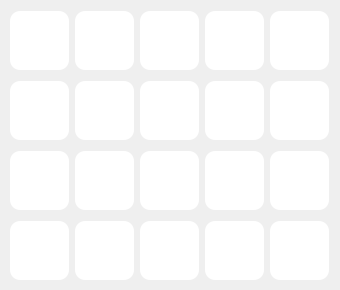
    <widget class="QWidget" name="SiJuki_2">
     <attribute name="icon">
      <iconset>
       <normaloff>:/SiJuki/Sticker/SiJuki/1269372339749673.png</normaloff>:/SiJuki/Sticker/SiJuki/1269372339749673.png</iconset>
     </attribute>
     <attribute name="title">
      <string/>
     </attribute>
     <widget class="QWidget" name="horizontalLayoutWidget_96">
      <property name="geometry">
       <rect>
        <x>10</x>
        <y>220</y>
        <width>321</width>
        <height>61</height>
       </rect>
      </property>
      <layout class="QHBoxLayout" name="horizontalLayout_98">
       <item>
        <widget class="QPushButton" name="pushButton_331">
         <property name="minimumSize">
          <size>
           <width>59</width>
           <height>59</height>
          </size>
         </property>
         <property name="maximumSize">
          <size>
           <width>59</width>
           <height>59</height>
          </size>
         </property>
         <property name="styleSheet">
          <string notr="true">QPushButton{
	background-color:rgb(255,255,255);
	border-radius:10px;
	border-image: url(:/SiJuki/Sticker/SiJuki/1269372199749687.png);
}
QPushButton::hover{
	background-color:rgb(229, 229, 229);
}</string>
         </property>
         <property name="text">
          <string/>
         </property>
        </widget>
       </item>
       <item>
        <widget class="QPushButton" name="pushButton_332">
         <property name="minimumSize">
          <size>
           <width>59</width>
           <height>59</height>
          </size>
         </property>
         <property name="maximumSize">
          <size>
           <width>59</width>
           <height>59</height>
          </size>
         </property>
         <property name="styleSheet">
          <string notr="true">QPushButton{
	background-color:rgb(255,255,255);
	border-radius:10px;
	border-image: url(:/SiJuki/Sticker/SiJuki/1269372169749690.png);
}
QPushButton::hover{
	background-color:rgb(229, 229, 229);
}</string>
         </property>
         <property name="text">
          <string/>
         </property>
        </widget>
       </item>
       <item>
        <widget class="QPushButton" name="pushButton_333">
         <property name="minimumSize">
          <size>
           <width>59</width>
           <height>59</height>
          </size>
         </property>
         <property name="maximumSize">
          <size>
           <width>59</width>
           <height>59</height>
          </size>
         </property>
         <property name="styleSheet">
          <string notr="true">QPushButton{
	background-color:rgb(255,255,255);
	border-radius:10px;
	border-image: url(:/SiJuki/Sticker/SiJuki/1269372186416355.png);
}
QPushButton::hover{
	background-color:rgb(229, 229, 229);
}</string>
         </property>
         <property name="text">
          <string/>
         </property>
        </widget>
       </item>
       <item>
        <widget class="QPushButton" name="pushButton_334">
         <property name="minimumSize">
          <size>
           <width>59</width>
           <height>59</height>
          </size>
         </property>
         <property name="maximumSize">
          <size>
           <width>59</width>
           <height>59</height>
          </size>
         </property>
         <property name="styleSheet">
          <string notr="true">QPushButton{
	background-color:rgb(255,255,255);
	border-radius:10px;
	border-image: url(:/SiJuki/Sticker/SiJuki/1269372296416344.png);
}
QPushButton::hover{
	background-color:rgb(229, 229, 229);
}</string>
         </property>
         <property name="text">
          <string/>
         </property>
        </widget>
       </item>
       <item>
        <widget class="QPushButton" name="pushButton_335">
         <property name="minimumSize">
          <size>
           <width>59</width>
           <height>59</height>
          </size>
         </property>
         <property name="maximumSize">
          <size>
           <width>59</width>
           <height>59</height>
          </size>
         </property>
         <property name="styleSheet">
          <string notr="true">QPushButton{
	background-color:rgb(255,255,255);
	border-radius:10px;
	border-image: url(:/SiJuki/Sticker/SiJuki/1269372339749673.png);
}
QPushButton::hover{
	background-color:rgb(229, 229, 229);
}</string>
         </property>
         <property name="text">
          <string/>
         </property>
        </widget>
       </item>
      </layout>
     </widget>
     <widget class="QWidget" name="horizontalLayoutWidget_97">
      <property name="geometry">
       <rect>
        <x>10</x>
        <y>80</y>
        <width>321</width>
        <height>61</height>
       </rect>
      </property>
      <layout class="QHBoxLayout" name="horizontalLayout_99">
       <item>
        <widget class="QPushButton" name="pushButton_336">
         <property name="minimumSize">
          <size>
           <width>59</width>
           <height>59</height>
          </size>
         </property>
         <property name="maximumSize">
          <size>
           <width>59</width>
           <height>59</height>
          </size>
         </property>
         <property name="styleSheet">
          <string notr="true">QPushButton{
	background-color:rgb(255,255,255);
	border-radius:10px;
	border-image: url(:/SiJuki/Sticker/SiJuki/1269372283083012.png);
}
QPushButton::hover{
	background-color:rgb(229, 229, 229);
}</string>
         </property>
         <property name="text">
          <string/>
         </property>
        </widget>
       </item>
       <item>
        <widget class="QPushButton" name="pushButton_337">
         <property name="minimumSize">
          <size>
           <width>59</width>
           <height>59</height>
          </size>
         </property>
         <property name="maximumSize">
          <size>
           <width>59</width>
           <height>59</height>
          </size>
         </property>
         <property name="styleSheet">
          <string notr="true">QPushButton{
	background-color:rgb(255,255,255);
	border-radius:10px;
	border-image: url(:/SiJuki/Sticker/SiJuki/1269372313083009.png);
}
QPushButton::hover{
	background-color:rgb(229, 229, 229);
}</string>
         </property>
         <property name="text">
          <string/>
         </property>
        </widget>
       </item>
       <item>
        <widget class="QPushButton" name="pushButton_338">
         <property name="minimumSize">
          <size>
           <width>59</width>
           <height>59</height>
          </size>
         </property>
         <property name="maximumSize">
          <size>
           <width>59</width>
           <height>59</height>
          </size>
         </property>
         <property name="styleSheet">
          <string notr="true">QPushButton{
	background-color:rgb(255,255,255);
	border-radius:10px;
	border-image: url(:/SiJuki/Sticker/SiJuki/1269372366416337.png);
}
QPushButton::hover{
	background-color:rgb(229, 229, 229);
}</string>
         </property>
         <property name="text">
          <string/>
         </property>
        </widget>
       </item>
       <item>
        <widget class="QPushButton" name="pushButton_339">
         <property name="minimumSize">
          <size>
           <width>59</width>
           <height>59</height>
          </size>
         </property>
         <property name="maximumSize">
          <size>
           <width>59</width>
           <height>59</height>
          </size>
         </property>
         <property name="styleSheet">
          <string notr="true">QPushButton{
	background-color:rgb(255,255,255);
	border-radius:10px;
	border-image: url(:/SiJuki/Sticker/SiJuki/1269372353083005.png);
}
QPushButton::hover{
	background-color:rgb(229, 229, 229);
}</string>
         </property>
         <property name="text">
          <string/>
         </property>
        </widget>
       </item>
       <item>
        <widget class="QPushButton" name="pushButton_340">
         <property name="minimumSize">
          <size>
           <width>59</width>
           <height>59</height>
          </size>
         </property>
         <property name="maximumSize">
          <size>
           <width>59</width>
           <height>59</height>
          </size>
         </property>
         <property name="styleSheet">
          <string notr="true">QPushButton{
	background-color:rgb(255,255,255);
	border-radius:10px;
	border-image: url(:/SiJuki/Sticker/SiJuki/1269372383083002.png);
}
QPushButton::hover{
	background-color:rgb(229, 229, 229);
}</string>
         </property>
         <property name="text">
          <string/>
         </property>
        </widget>
       </item>
      </layout>
     </widget>
     <widget class="QWidget" name="horizontalLayoutWidget_98">
      <property name="geometry">
       <rect>
        <x>10</x>
        <y>10</y>
        <width>321</width>
        <height>61</height>
       </rect>
      </property>
      <layout class="QHBoxLayout" name="horizontalLayout_100">
       <item>
        <widget class="QPushButton" name="pushButton_341">
         <property name="minimumSize">
          <size>
           <width>59</width>
           <height>59</height>
          </size>
         </property>
         <property name="maximumSize">
          <size>
           <width>59</width>
           <height>59</height>
          </size>
         </property>
         <property name="styleSheet">
          <string notr="true">QPushButton{
	background-color:rgb(255,255,255);
	border-radius:10px;
	border-image: url(:/SiJuki/Sticker/SiJuki/1269372153083025.png);
}
QPushButton::hover{
	background-color:rgb(229, 229, 229);
}</string>
         </property>
         <property name="text">
          <string/>
         </property>
        </widget>
       </item>
       <item>
        <widget class="QPushButton" name="pushButton_342">
         <property name="minimumSize">
          <size>
           <width>59</width>
           <height>59</height>
          </size>
         </property>
         <property name="maximumSize">
          <size>
           <width>59</width>
           <height>59</height>
          </size>
         </property>
         <property name="styleSheet">
          <string notr="true">QPushButton{
	background-color:rgb(255,255,255);
	border-radius:10px;
	border-image: url(:/SiJuki/Sticker/SiJuki/1269372213083019.png);
}
QPushButton::hover{
	background-color:rgb(229, 229, 229);
}</string>
         </property>
         <property name="text">
          <string/>
         </property>
        </widget>
       </item>
       <item>
        <widget class="QPushButton" name="pushButton_343">
         <property name="minimumSize">
          <size>
           <width>59</width>
           <height>59</height>
          </size>
         </property>
         <property name="maximumSize">
          <size>
           <width>59</width>
           <height>59</height>
          </size>
         </property>
         <property name="styleSheet">
          <string notr="true">QPushButton{
	background-color:rgb(255,255,255);
	border-radius:10px;
	border-image: url(:/SiJuki/Sticker/SiJuki/1269372233083017.png);
}
QPushButton::hover{
	background-color:rgb(229, 229, 229);
}</string>
         </property>
         <property name="text">
          <string/>
         </property>
        </widget>
       </item>
       <item>
        <widget class="QPushButton" name="pushButton_344">
         <property name="minimumSize">
          <size>
           <width>59</width>
           <height>59</height>
          </size>
         </property>
         <property name="maximumSize">
          <size>
           <width>59</width>
           <height>59</height>
          </size>
         </property>
         <property name="styleSheet">
          <string notr="true">QPushButton{
	background-color:rgb(255,255,255);
	border-radius:10px;
	border-image: url(:/SiJuki/Sticker/SiJuki/1269372249749682.png);
}
QPushButton::hover{
	background-color:rgb(229, 229, 229);
}</string>
         </property>
         <property name="text">
          <string/>
         </property>
        </widget>
       </item>
       <item>
        <widget class="QPushButton" name="pushButton_345">
         <property name="minimumSize">
          <size>
           <width>59</width>
           <height>59</height>
          </size>
         </property>
         <property name="maximumSize">
          <size>
           <width>59</width>
           <height>59</height>
          </size>
         </property>
         <property name="styleSheet">
          <string notr="true">QPushButton{
	background-color:rgb(255,255,255);
	border-radius:10px;
	border-image: url(:/SiJuki/Sticker/SiJuki/1269372263083014.png);
}
QPushButton::hover{
	background-color:rgb(229, 229, 229);
}</string>
         </property>
         <property name="text">
          <string/>
         </property>
        </widget>
       </item>
      </layout>
     </widget>
     <widget class="QWidget" name="horizontalLayoutWidget_126">
      <property name="geometry">
       <rect>
        <x>10</x>
        <y>150</y>
        <width>321</width>
        <height>61</height>
       </rect>
      </property>
      <layout class="QHBoxLayout" name="horizontalLayout_130">
       <item>
        <widget class="QPushButton" name="pushButton_346">
         <property name="minimumSize">
          <size>
           <width>59</width>
           <height>59</height>
          </size>
         </property>
         <property name="maximumSize">
          <size>
           <width>59</width>
           <height>59</height>
          </size>
         </property>
         <property name="styleSheet">
          <string notr="true">QPushButton{
	background-color:rgb(255,255,255);
	border-radius:10px;
	border-image: url(:/SiJuki/Sticker/SiJuki/1269372399749667.png);
}
QPushButton::hover{
	background-color:rgb(229, 229, 229);
}</string>
         </property>
         <property name="text">
          <string/>
         </property>
        </widget>
       </item>
       <item>
        <widget class="QPushButton" name="pushButton_347">
         <property name="minimumSize">
          <size>
           <width>59</width>
           <height>59</height>
          </size>
         </property>
         <property name="maximumSize">
          <size>
           <width>59</width>
           <height>59</height>
          </size>
         </property>
         <property name="styleSheet">
          <string notr="true">QPushButton{
	background-color:rgb(255,255,255);
	border-radius:10px;
	border-image: url(:/SiJuki/Sticker/SiJuki/1269372413082999.png);
}
QPushButton::hover{
	background-color:rgb(229, 229, 229);
}</string>
         </property>
         <property name="text">
          <string/>
         </property>
        </widget>
       </item>
       <item>
        <widget class="QPushButton" name="pushButton_348">
         <property name="minimumSize">
          <size>
           <width>59</width>
           <height>59</height>
          </size>
         </property>
         <property name="maximumSize">
          <size>
           <width>59</width>
           <height>59</height>
          </size>
         </property>
         <property name="styleSheet">
          <string notr="true">QPushButton{
	background-color:rgb(255,255,255);
	border-radius:10px;
	border-image: url(:/SiJuki/Sticker/SiJuki/1269372426416331.png);
}
QPushButton::hover{
	background-color:rgb(229, 229, 229);
}</string>
         </property>
         <property name="text">
          <string/>
         </property>
        </widget>
       </item>
       <item>
        <widget class="QPushButton" name="pushButton_349">
         <property name="minimumSize">
          <size>
           <width>59</width>
           <height>59</height>
          </size>
         </property>
         <property name="maximumSize">
          <size>
           <width>59</width>
           <height>59</height>
          </size>
         </property>
         <property name="styleSheet">
          <string notr="true">QPushButton{
	background-color:rgb(255,255,255);
	border-radius:10px;
	border-image: url(:/SiJuki/Sticker/SiJuki/1269372326416341.png);
}
QPushButton::hover{
	background-color:rgb(229, 229, 229);
}</string>
         </property>
         <property name="text">
          <string/>
         </property>
        </widget>
       </item>
       <item>
        <widget class="QPushButton" name="pushButton_350">
         <property name="minimumSize">
          <size>
           <width>59</width>
           <height>59</height>
          </size>
         </property>
         <property name="maximumSize">
          <size>
           <width>59</width>
           <height>59</height>
          </size>
         </property>
         <property name="styleSheet">
          <string notr="true">QPushButton{
	background-color:rgb(255,255,255);
	border-radius:10px;
	border-image: url(:/SiJuki/Sticker/SiJuki/1269372443082996.png);
}
QPushButton::hover{
	background-color:rgb(229, 229, 229);
}</string>
         </property>
         <property name="text">
          <string/>
         </property>
        </widget>
       </item>
      </layout>
     </widget>
    </widget>
